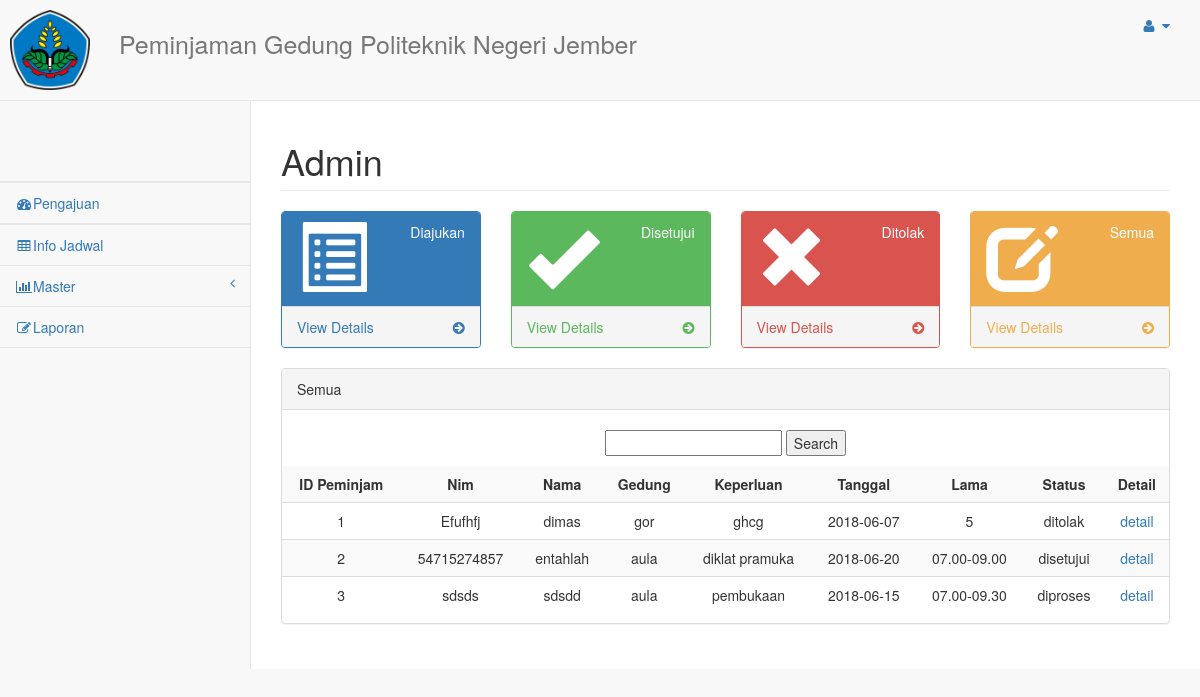
/index.php/menu/semua, run on the app's committed database.
### tables this page shows
CREATE TABLE `peminjaman` (
  `ID_Peminjam` int(11) NOT NULL,
  `NIM` varchar(12) NOT NULL,
  `ID_Gedung` int(11) NOT NULL,
  `Keperluan` text NOT NULL,
  `Lama_pinjam` varchar(30) NOT NULL,
  `Tanggal_pinjam` date NOT NULL,
  `Tambahan` text,
  `Status` varchar(10) NOT NULL
);

CREATE TABLE `pengguna` (
  `NIM` varchar(12) NOT NULL,
  `nama_pengguna` varchar(30) NOT NULL,
  `noHp_pengguna` char(12) DEFAULT NULL,
  `jk_pengguna` varchar(6) NOT NULL,
  `password` varchar(15) NOT NULL,
  `alamat_pengguna` tinytext NOT NULL
);

CREATE TABLE `gedung` (
  `ID_Gedung` int(11) NOT NULL,
  `Nama_Gedung` varchar(30) NOT NULL,
  `Deskripsi` char(13) NOT NULL,
  `NIP` varchar(20) NOT NULL
);

### application/controllers/menu.php (called while the page is built, shortened)
<?php
class menu extends CI_Controller{
	function __construct(){
		$this->load->helper(array('url'));
		$this->load->model('login_model');
		$this->load->view('home/headerm');
		$this->load->helper(array('form', 'url'));
		$this->load->library(array('session', 'form_validation', 'email'));
		$this->load->database();
		$this->load->model('user_model');
	}
    public function semua(){
		$judul['mode'] = "Semua";
    $this->load->view('pengajuan/pengajuanview',$judul);
		$data['ci']= $this->login_model->semua();
		$this->load->view('pengajuan/diajukan',$data);
   }
	}
	?>

### index.php (called while the page is built, shortened)
<?php
require_once BASEPATH.'core/CodeIgniter.php';

### application/models/login_model.php (called while the page is built, shortened)
<?php
class login_model extends CI_Model{
	function semua(){
		$query = $this->db->query("SELECT peminjaman.ID_Peminjam,peminjaman.Tanggal_pinjam,gedung.Nama_Gedung,peminjaman.Lama_pinjam,peminjaman.Keperluan,pengguna.NIM,pengguna.Nama_Pengguna,peminjaman.Status FROM pengguna,peminjaman,gedung where pengguna.NIM = peminjaman.NIM AND peminjaman.ID_Gedung=gedung.ID_Gedung");
		return $query->result();
	}
}
?>

### application/views/pengajuan/diajukan.php (the view, shortened to what this page needs)
<html>
	<head>
	</head>
	<body>
		<br>
<form align="center" action="<?=site_url('menu/cari');?>" method = "post">
<input type="text" name = "keyword" />
<input type="submit" value = "Search" name="submit" />
</form>
		<p align="center">
			<table class="table table-striped">
				<tr>
				<th style="text-align:center">ID Peminjam</th>
					<th style="text-align:center">Nim</th>
					<th style="text-align:center">Nama</th>
					<th style="text-align:center">Gedung</th>
					<th style="text-align:center">Keperluan</th>
					<th style="text-align:center">Tanggal</th>
					<th style="text-align:center">Lama</th>
					<th style="text-align:center">Status</th>
					<th style="text-align:center">Detail</th>
				</tr>
				<?php
		foreach($ci as $data){
		?>
		<tr>
			<td style="text-align:center"><?php echo $data->ID_Peminjam ?></td>
			<td style="text-align:center"><?php echo $data->NIM ?></td>
			<td style="text-align:center"><?php echo $data->Nama_Pengguna ?></td>
			<td style="text-align:center"><?php echo $data->Nama_Gedung ?></td>
			<td style="text-align:center"><?php echo $data->Keperluan ?></td>
			<td style="text-align:center"><?php echo $data->Tanggal_pinjam ?></td>
			<td style="text-align:center"><?php echo $data->Lama_pinjam ?></td>
			<td style="text-align:center"><?php echo $data->Status ?></td>
			<td style="text-align:center">
			      <?php echo anchor('menu/detail/'.$data->ID_Peminjam,'detail'); ?>
			</td>
		</tr>
		<?php } ?>
			</table>
		</p>
	</body>
</html>

### application/views/home/headerm.php (shortened to what this page needs)
<!DOCTYPE html>
<html lang="en">
<head>
    <link href="<?php echo base_url(); ?>assets/bootstrap/vendor/bootstrap/css/bootstrap.min.css" rel="stylesheet">
    <link href="<?php echo base_url(); ?>assets/bootsrap/vendor/metisMenu/metisMenu.min.css" rel="stylesheet">
    <link href="<?php echo base_url(); ?>assets/bootstrap/dist/css/sb-admin-2.css" rel="stylesheet">
	<link href="<?php echo base_url(); ?>assets/bootstrap/dist/css/sb-admin-2.min.css" rel="stylesheet">
    <link href="<?php echo base_url(); ?>assets/bootstrap/vendor/morrisjs/morris.css" rel="stylesheet">
    <link href="<?php echo base_url(); ?>assets/bootstrap/vendor/font-awesome/css/font-awesome.min.css" rel="stylesheet" type="text/css">
</head>
<body>
    <div id="wrapper">
<nav class="navbar navbar-default navbar-static-top" role="navigation" style="margin-bottom: 0">
            <div id="logo">
				<img src="<?php echo base_url(); ?>assets/images/logo-politeknik-negeri-jember.png" width="80" height="80" style="margin: 10px;">
                <a class="navbar-brand kiri" style="font-size:25px">Peminjaman Gedung Politeknik Negeri Jember</a>
			<ul class="nav navbar-top-links navbar-right">
                <li class="dropdown">
                    <a class="dropdown-toggle" data-toggle="dropdown" href="#">
                        <i class="fa fa-user fa-fw"></i> <i class="fa fa-caret-down"></i>
                    </a>
                </li>
				</div>
            <div class="navbar-default sidebar" role="navigation">
                <div class="sidebar-nav navbar-collapse">
                    <ul class="nav" id="side-menu">
                        <li class="sidebar-search">
                        </li>
                        <li>
                            <li><a href="<?php echo base_url()?>menu/index"><i class="fa fa-dashboard fa-fw"></i>Pengajuan</a>
                        </li>
						<li>
                            <li><a href="<?php echo base_url()?>menu/info"><i class="fa fa-table fa-fw"></i>Info Jadwal</a>
                        </li>
                        <li>
                            <a href="#"><i class="fa fa-bar-chart-o fa-fw"></i>Master<span class="fa arrow"></span></a>
                        </li>
                        <li>
                            <a href="<?php echo base_url()?>menu/laporan"><i class="fa fa-edit fa-fw"></i>Laporan</a>
                        </li>
        </nav>
		<div id="page-wrapper">
</body>
</html>

### application/views/pengajuan/pengajuanview.php
<html>
<body>
            <div class="row">
                <div class="col-lg-12">
                    <h1 class="page-header">Admin</h1>
                </div>
            </div>
            <div class="row">
                <div class="col-lg-3 col-md-6">
                    <div class="panel panel-primary">
                        <div class="panel-heading">
                            <div class="row">
                                <div class="col-xs-3">
                                    <i class="glyphicon glyphicon-list-alt fa-5x"></i>
                                </div>
                                <div class="col-xs-9 text-right">
                                   <div>Diajukan</div>
                                </div>
                            </div>
                        </div>
                        <a href="http://localhost/Peminjaman/menu/index">
                            <div class="panel-footer">
                                <span class="pull-left">View Details</span>
                                <span class="pull-right"><i class="fa fa-arrow-circle-right"></i></span>
                                <div class="clearfix"></div>
                            </div>
                        </a>
                    </div>
                </div>
                <div class="col-lg-3 col-md-6">
                    <div class="panel panel-green">
                        <div class="panel-heading">
                            <div class="row">
                                <div class="col-xs-3">
                                    <i class="glyphicon glyphicon-ok fa-5x"></i>
                                </div>
                                <div class="col-xs-9 text-right">
                                    <div>Disetujui</div>
                                </div>
                            </div>
                        </div>
                        <a href="http://localhost/Peminjaman/menu/disetujui">
                            <div class="panel-footer">
                                <span class="pull-left">View Details</span>
                                <span class="pull-right"><i class="fa fa-arrow-circle-right"></i></span>
                                <div class="clearfix"></div>
                            </div>
                        </a>
                    </div>
                </div>
                <div class="col-lg-3 col-md-6">
                    <div class="panel panel-red">
                        <div class="panel-heading">
                            <div class="row">
                                <div class="col-xs-3">
                                    <i class="glyphicon glyphicon-remove fa-5x"></i>
                                </div>
                                <div class="col-xs-9 text-right">
                                    <div>Ditolak</div>
                                </div>
                            </div>
                        </div>
                        <a href="http://localhost/Peminjaman/menu/ditolak">
                            <div class="panel-footer">
                                <span class="pull-left">View Details</span>
                                <span class="pull-right"><i class="fa fa-arrow-circle-right"></i></span>
                                <div class="clearfix"></div>
                            </div>
                        </a>
                    </div>
                </div>
                <div class="col-lg-3 col-md-6">
                    <div class="panel panel-yellow">
                        <div class="panel-heading">
                            <div class="row">
                                <div class="col-xs-3">
                                    <i class="glyphicon glyphicon-edit fa-5x"></i>
                                </div>
                                <div class="col-xs-9 text-right">
                                    <div>Semua</div>
                                </div>
                            </div>
                        </div>
                        <a href="http://localhost/Peminjaman/menu/semua">
                            <div class="panel-footer">
                                <span class="pull-left">View Details</span>
                                <span class="pull-right"><i class="fa fa-arrow-circle-right"></i></span>
                                <div class="clearfix"></div>
                            </div>
                        </a>
                    </div>
                </div>
            </div>
                    <div class="panel panel-default">
                        <div class="panel-heading">
                            <?php echo $mode; ?>
						</div>
        </body>
</html>

### data on the page
peminjaman: ID_Peminjam "1", NIM.NIM "Efufhfj", NIM.nama_pengguna "dimas", ID_Gedung.Nama_Gedung "gor", Keperluan "ghcg", Tanggal_pinjam "2018-06-07", Lama_pinjam "5", Status "ditolak", ID_Peminjam "detail"
peminjaman: ID_Peminjam "2", NIM.NIM "54715274857", NIM.nama_pengguna "entahlah", ID_Gedung.Nama_Gedung "aula", Keperluan "diklat pramuka", Tanggal_pinjam "2018-06-20", Lama_pinjam "07.00-09.00", Status "disetujui", ID_Peminjam "detail"
peminjaman: ID_Peminjam "3", NIM.NIM "sdsds", NIM.nama_pengguna "sdsdd", ID_Gedung.Nama_Gedung "aula", Keperluan "pembukaan", Tanggal_pinjam "2018-06-15", Lama_pinjam "07.00-09.30", Status "diproses", ID_Peminjam "detail"

### other printed values
$mode "Semua"
